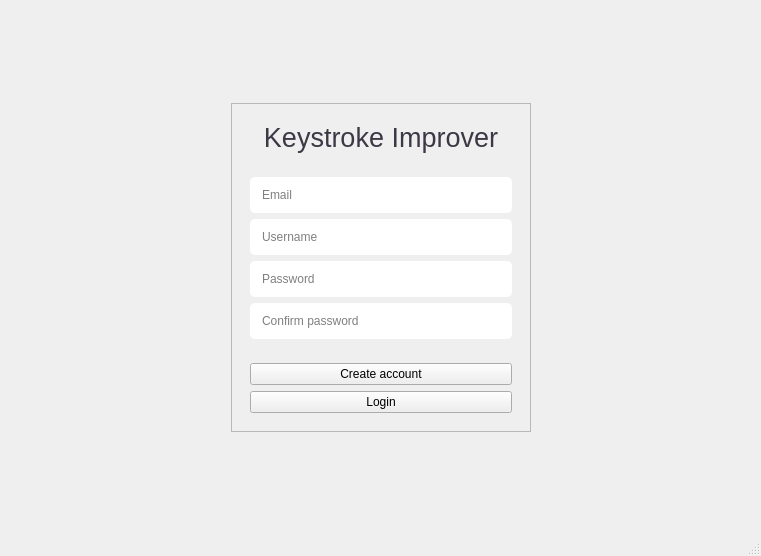
<?xml version="1.0" encoding="UTF-8"?>
<ui version="4.0">
 <class>MainWindow</class>
 <widget class="QMainWindow" name="MainWindow">
  <property name="geometry">
   <rect>
    <x>0</x>
    <y>0</y>
    <width>761</width>
    <height>556</height>
   </rect>
  </property>
  <property name="windowTitle">
   <string>MainWindow</string>
  </property>
  <widget class="QWidget" name="centralwidget">
   <layout class="QGridLayout" name="gridLayout">
    <item row="0" column="1">
     <spacer name="verticalSpacer">
      <property name="orientation">
       <enum>Qt::Vertical</enum>
      </property>
      <property name="sizeHint" stdset="0">
       <size>
        <width>20</width>
        <height>87</height>
       </size>
      </property>
     </spacer>
    </item>
    <item row="1" column="0">
     <spacer name="horizontalSpacer">
      <property name="orientation">
       <enum>Qt::Horizontal</enum>
      </property>
      <property name="sizeHint" stdset="0">
       <size>
        <width>132</width>
        <height>20</height>
       </size>
      </property>
     </spacer>
    </item>
    <item row="1" column="1">
     <widget class="QFrame" name="frame_4">
      <property name="sizePolicy">
       <sizepolicy hsizetype="Fixed" vsizetype="Fixed">
        <horstretch>0</horstretch>
        <verstretch>0</verstretch>
       </sizepolicy>
      </property>
      <property name="minimumSize">
       <size>
        <width>300</width>
        <height>0</height>
       </size>
      </property>
      <property name="frameShape">
       <enum>QFrame::StyledPanel</enum>
      </property>
      <property name="frameShadow">
       <enum>QFrame::Raised</enum>
      </property>
      <layout class="QVBoxLayout" name="verticalLayout_4">
       <item>
        <widget class="QFrame" name="frame_2">
         <property name="frameShape">
          <enum>QFrame::NoFrame</enum>
         </property>
         <property name="frameShadow">
          <enum>QFrame::Raised</enum>
         </property>
         <layout class="QVBoxLayout" name="verticalLayout_2">
          <item>
           <widget class="QLabel" name="label">
            <property name="font">
             <font>
              <family>Ubuntu</family>
              <pointsize>20</pointsize>
              <weight>50</weight>
              <italic>false</italic>
              <bold>false</bold>
             </font>
            </property>
            <property name="styleSheet">
             <string notr="true">font: 20pt &quot;Ubuntu&quot;;
color: rgb(61, 56, 70);</string>
            </property>
            <property name="text">
             <string>Keystroke Improver</string>
            </property>
            <property name="alignment">
             <set>Qt::AlignCenter</set>
            </property>
           </widget>
          </item>
         </layout>
        </widget>
       </item>
       <item>
        <widget class="QFrame" name="frame">
         <property name="frameShape">
          <enum>QFrame::NoFrame</enum>
         </property>
         <property name="frameShadow">
          <enum>QFrame::Raised</enum>
         </property>
         <layout class="QVBoxLayout" name="verticalLayout">
          <item>
           <widget class="QLineEdit" name="email_lineEdit">
            <property name="styleSheet">
             <string notr="true">Padding:10px;
border-radius:5px;
</string>
            </property>
            <property name="placeholderText">
             <string>Email</string>
            </property>
           </widget>
          </item>
          <item>
           <widget class="QLineEdit" name="username_lineEdit_2">
            <property name="styleSheet">
             <string notr="true">Padding:10px;
border-radius:5px;
</string>
            </property>
            <property name="placeholderText">
             <string>Username</string>
            </property>
           </widget>
          </item>
          <item>
           <widget class="QLineEdit" name="password_lineEdit_3">
            <property name="styleSheet">
             <string notr="true">Padding:10px;
border-radius:5px;
</string>
            </property>
            <property name="placeholderText">
             <string>Password</string>
            </property>
           </widget>
          </item>
          <item>
           <widget class="QLineEdit" name="confirm_password_lineEdit_4">
            <property name="styleSheet">
             <string notr="true">Padding:10px;
border-radius:5px;
</string>
            </property>
            <property name="placeholderText">
             <string>Confirm password</string>
            </property>
           </widget>
          </item>
         </layout>
        </widget>
       </item>
       <item>
        <widget class="QFrame" name="frame_3">
         <property name="frameShape">
          <enum>QFrame::NoFrame</enum>
         </property>
         <property name="frameShadow">
          <enum>QFrame::Raised</enum>
         </property>
         <layout class="QVBoxLayout" name="verticalLayout_3">
          <item>
           <widget class="QPushButton" name="create_account_button">
            <property name="text">
             <string>Create account</string>
            </property>
           </widget>
          </item>
          <item>
           <widget class="QPushButton" name="register_b_login">
            <property name="text">
             <string>Login</string>
            </property>
           </widget>
          </item>
         </layout>
        </widget>
       </item>
      </layout>
     </widget>
    </item>
    <item row="1" column="2">
     <spacer name="horizontalSpacer_2">
      <property name="orientation">
       <enum>Qt::Horizontal</enum>
      </property>
      <property name="sizeHint" stdset="0">
       <size>
        <width>132</width>
        <height>20</height>
       </size>
      </property>
     </spacer>
    </item>
    <item row="2" column="1">
     <spacer name="verticalSpacer_2">
      <property name="orientation">
       <enum>Qt::Vertical</enum>
      </property>
      <property name="sizeHint" stdset="0">
       <size>
        <width>20</width>
        <height>87</height>
       </size>
      </property>
     </spacer>
    </item>
   </layout>
  </widget>
  <widget class="QMenuBar" name="menubar">
   <property name="geometry">
    <rect>
     <x>0</x>
     <y>0</y>
     <width>761</width>
     <height>21</height>
    </rect>
   </property>
  </widget>
  <widget class="QStatusBar" name="statusbar"/>
 </widget>
 <resources/>
 <connections/>
</ui>
